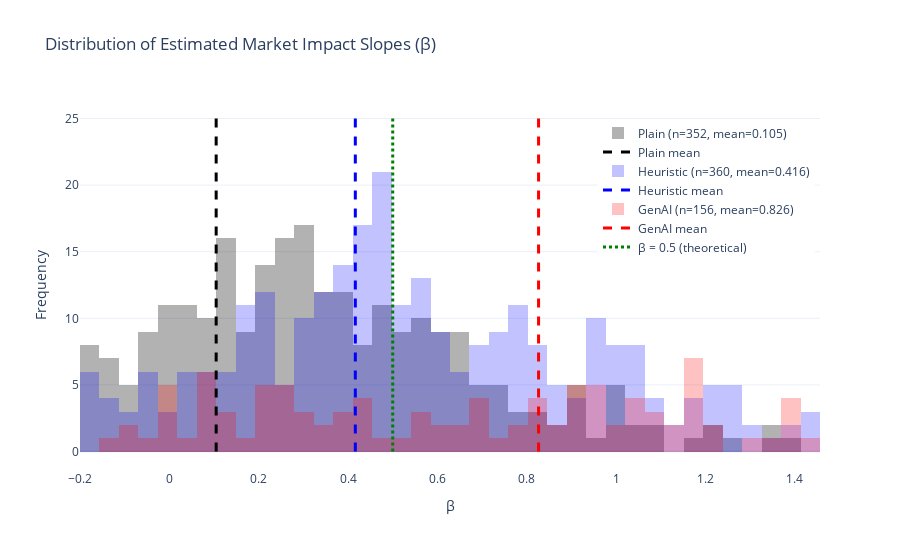

The notebook cell saved with this chart:
### Code cell
import os, glob, re, yaml
import numpy as np
import pandas as pd
from sklearn.linear_model import LinearRegression
import plotly.graph_objects as go

# ======= HELPERS =======
def build_and_merge(folder, batch_prefix, inp_prefix, num_insertions):
    files = glob.glob(os.path.join(folder, "*.npy"))
    rx_iter = re.compile(rf"{re.escape(batch_prefix)}_\[(.+)\]_iter_(\d+)\.npy$")
    rx_inp = re.compile(rf"{re.escape(inp_prefix)}_\[(.+)\]\.npy$")
    rec = []

    for f in files:
        nm = os.path.basename(f)
        m = rx_iter.match(nm)
        if m:
            rng, itr = m.group(1).replace(" ", ""), int(m.group(2))
        else:
            m2 = rx_inp.match(nm)
            if not m2:
                continue
            rng, itr = m2.group(1).replace(" ", ""), 0

        batch = np.load(f)
        rec.append({"range": rng, "iteration": itr, "batch": batch})

    df = pd.DataFrame(rec).sort_values(["range", "iteration"]).reset_index(drop=True)
    df["ids"] = df["range"].str.split(",").apply(lambda L: [int(x) for x in L])

    rows = []
    for _, r in df.iterrows():
        for idx, sample_id in enumerate(r["ids"]):
            single = r["batch"][idx]
            if r["iteration"] > 0:
                n_keep = 51 if r["iteration"] <= num_insertions else 50
                single = single[-n_keep:, :]
            rows.append({"id": sample_id, "iteration": r["iteration"], "data": single})

    df_sorted = pd.DataFrame(rows).sort_values(["id", "iteration"]).reset_index(drop=True)

    merged = []
    for id_val, grp in df_sorted.groupby("id", sort=True):
        arrs = [row.data for _, row in grp.iterrows()]
        big = np.concatenate(arrs, axis=0)
        merged.append({"id": id_val, "merged_data": big})
    return pd.DataFrame(merged)

def calculate_betas_across_samples(b_dict, m_dict, hist_steps=550, gen_block=50, num_insertions=20, daily_volume_estimate=250_000):
    all_betas = []
    for sample_id in sorted(b_dict.keys()):
        if sample_id not in m_dict:
            continue
        book_array = b_dict[sample_id]
        messages = m_dict[sample_id]
        insertion_positions = hist_steps + np.arange(1, num_insertions + 1) * gen_block
        valid_insertions = [pos for pos in insertion_positions if pos < len(messages)]
        if len(valid_insertions) < 2:
            continue

        reference_price_ticks = float(messages[valid_insertions[0], 3])
        cum_order_volume = 0.0
        cum_order_notional_ticks = 0.0
        log_qv = []
        log_impact = []

        for idx in valid_insertions:
            order_size = float(messages[idx, 5])
            order_price_ticks = float(messages[idx, 3])
            cum_order_volume += order_size
            cum_order_notional_ticks += order_size * order_price_ticks
            if cum_order_volume == 0:
                continue
            vwap_ticks = cum_order_notional_ticks / cum_order_volume
            impact_ticks = abs(vwap_ticks - reference_price_ticks)
            rel_size = cum_order_volume / daily_volume_estimate
            if impact_ticks <= 0 or rel_size <= 0:
                continue
            log_qv.append(np.log(rel_size))
            log_impact.append(np.log(impact_ticks))

        if len(log_qv) > 1:
            X = np.array(log_qv).reshape(-1, 1)
            y = np.array(log_impact)
            reg = LinearRegression().fit(X, y)
            all_betas.append(reg.coef_[0])
    return all_betas

def plot_beta_distributions_plotly_with_stats(all_betas):
    fig = go.Figure()
    bins = np.linspace(-0.2, 1.5, 40)
    bin_size = bins[1] - bins[0]

    plotly_colors = {
        "Plain": "rgba(0,0,0,0.5)",
        "Heuristic": "rgba(0,0,255,0.4)",
        "GenAI": "rgba(255,0,0,0.4)",
    }
    line_colors = {
        "Plain": "black",
        "Heuristic": "blue",
        "GenAI": "red",
    }

    for label, betas in all_betas.items():
        betas = np.array(betas)
        n = len(betas)
        mean_beta = np.mean(betas)
        std_beta = np.std(betas)
        print(f"{label:10} | n = {n:<3} | mean β = {mean_beta:.4f} | std = {std_beta:.4f}")

        fig.add_trace(go.Histogram(
            x=betas,
            xbins=dict(start=bins[0], end=bins[-1], size=bin_size),
            name=f"{label} (n={n}, mean={mean_beta:.3f})",
            opacity=0.6,
            marker_color=plotly_colors.get(label, 'gray'),
            histnorm=None,
        ))

        fig.add_trace(go.Scatter(
            x=[mean_beta] * 2,
            y=[0, 25],
            mode="lines",
            name=f"{label} mean",
            line=dict(color=line_colors.get(label, 'gray'), dash="dash", width=3)
        ))

    fig.add_trace(go.Scatter(
        x=[0.5] * 2,
        y=[0, 25],
        mode="lines",
        name="β = 0.5 (theoretical)",
        line=dict(color="green", dash="dot", width=3)
    ))

    fig.update_layout(
        title="Distribution of Estimated Market Impact Slopes (β)",
        xaxis_title="β",
        yaxis_title="Frequency",
        barmode='overlay',
        template="plotly_white",
        legend=dict(x=0.7, y=0.95),
        width=900,
        height=550,
    )

    fig.show()

# ======= RUN ALL =======
all_betas = {}
for label, exp_name in experiments.items():
    config_path = f"/app/data_saved/{exp_name}/used_config.yaml"
    with open(config_path, "r") as f:
        config = yaml.safe_load(f)
    num_insertions = config["num_insertions"]

    b_folder = f"/app/data_saved/{exp_name}/b_seq_gen_doubled"
    m_folder = f"/app/data_saved/{exp_name}/msgs_decoded_doubled"
    b_batch_pref = "b_seq_gen_doubled_batch"
    b_inp_pref   = "b_seq_inp"
    m_batch_pref = "msgs_decoded_doubled_batch"
    m_inp_pref   = "m_seq_raw_inp"

    b_merged = build_and_merge(b_folder, b_batch_pref, b_inp_pref, num_insertions)
    m_merged = build_and_merge(m_folder, m_batch_pref, m_inp_pref, num_insertions)

    b_dict = {int(r.id): np.array(r.merged_data) for _, r in b_merged.iterrows()}
    m_dict = {int(r.id): np.array(r.merged_data) for _, r in m_merged.iterrows()}

    for d in (b_dict, m_dict):
        for key, arr in d.items():
            zero = np.zeros((1, arr.shape[1]), dtype=arr.dtype)
            d[key] = np.vstack([zero, arr])

    betas = calculate_betas_across_samples(b_dict, m_dict, num_insertions=num_insertions)
    all_betas[label] = betas

plot_beta_distributions_plotly_with_stats(all_betas)

### Figure 1 — Plotly figure (JSON) as saved in the notebook; plotly's stock layout.template omitted (floating-point values rounded to 4 significant figures; data arrays with more than 128 entries replaced by an {"elided": "..."} marker saying what was removed)
{"data": [{"marker": {"color": "rgba(0,0,0,0.5)"}, "name": "Plain (n=352, mean=0.105)", "opacity": 0.6, "type": "histogram", "x": {"elided": "352 float values"}, "xbins": {"end": 1.5, "size": 0.04359, "start": -0.2}}, {"line": {"color": "black", "dash": "dash", "width": 3}, "mode": "lines", "name": "Plain mean", "type": "scatter", "x": [0.1048, 0.1048], "y": [0, 25]}, {"marker": {"color": "rgba(0,0,255,0.4)"}, "name": "Heuristic (n=360, mean=0.416)", "opacity": 0.6, "type": "histogram", "x": {"elided": "360 float values"}, "xbins": {"end": 1.5, "size": 0.04359, "start": -0.2}}, {"line": {"color": "blue", "dash": "dash", "width": 3}, "mode": "lines", "name": "Heuristic mean", "type": "scatter", "x": [0.4163, 0.4163], "y": [0, 25]}, {"marker": {"color": "rgba(255,0,0,0.4)"}, "name": "GenAI (n=156, mean=0.826)", "opacity": 0.6, "type": "histogram", "x": {"elided": "156 float values"}, "xbins": {"end": 1.5, "size": 0.04359, "start": -0.2}}, {"line": {"color": "red", "dash": "dash", "width": 3}, "mode": "lines", "name": "GenAI mean", "type": "scatter", "x": [0.8265, 0.8265], "y": [0, 25]}, {"line": {"color": "green", "dash": "dot", "width": 3}, "mode": "lines", "name": "β = 0.5 (theoretical)", "type": "scatter", "x": [0.5, 0.5], "y": [0, 25]}], "layout": {"barmode": "overlay", "height": 550, "legend": {"x": 0.7, "y": 0.95}, "title": {"text": "Distribution of Estimated Market Impact Slopes (β)"}, "width": 900, "xaxis": {"title": {"text": "β"}}, "yaxis": {"title": {"text": "Frequency"}}}}
